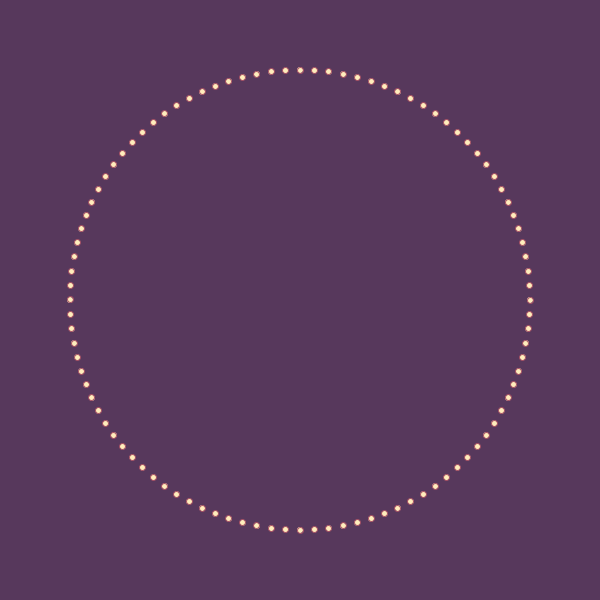
Frame 1 (no input)
Frame 60 (the mouse pressed at the canvas centre just before this capture): identical to frame 1, image omitted
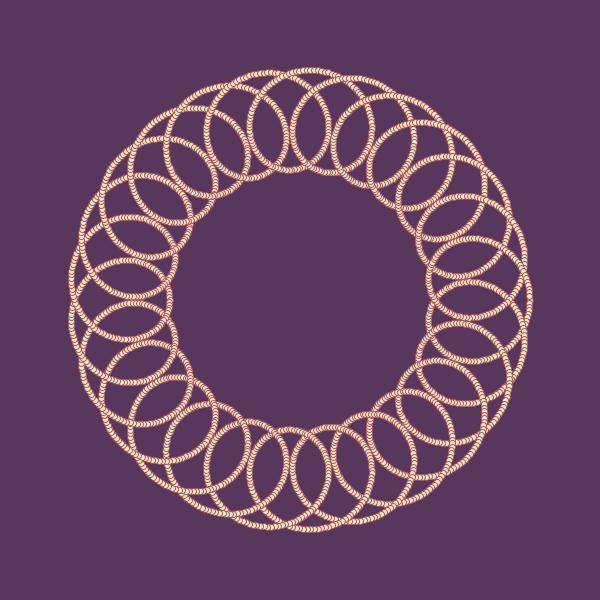
Frame 120 (the mouse held since frame 60 and released just before this capture)

The Processing sketch that drew these frames (run headless with seeded random() and noise(); from frame 60 on, the mouse is pressed at the canvas centre):

// Processing sketch: processing_175385
// ── processing_175385.pde

void setup () {
  size(600, 600);
  smooth();
}

void draw () {
  background(#57385c);
  fill(#ffedbc);
  stroke(#A75265);
  int num = (int) map (mouseY, 0, height, 100, 5000);
  int i = 0;
  while (i < num) {
    float a = TWO_PI / num * i;
    float x = width/2 + cos(a) * 180;
    float y = height/2 + sin(a) * 180;
    
    int numberOfRotations = (int) map(mouseX, 0, width, 0, 50); 
    float a2 = numberOfRotations * TWO_PI / num * i;
    x = x + cos(a+a2) * 50;
    y = y + sin(a+a2) * 50;
    
    ellipse(x, y, 6, 6);
    i = i + 1;
  }
}
